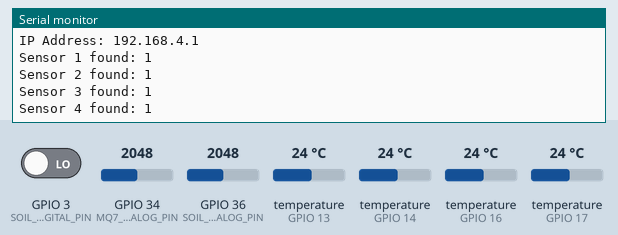
Recording of a sketch running on a simulated ESP32. Parts: the last lines printed to the serial monitor. The inputs (shaded band) are chosen by the test bench; at power-on: temperature (sensors on GPIO 13, GPIO 14, GPIO 16, GPIO 17) 24 °C, GPIO 34 (MQ7_ANALOG_PIN) = 2048, GPIO 36 (SOIL_MOISTURE_ANALOG_PIN) = 2048, GPIO 3 (SOIL_MOISTURE_DIGITAL_PIN) LOW.

Above: at 1.2 s.
1.3 s: temperature (sensor on GPIO 13) set to 12 °C
At 6.2 s:
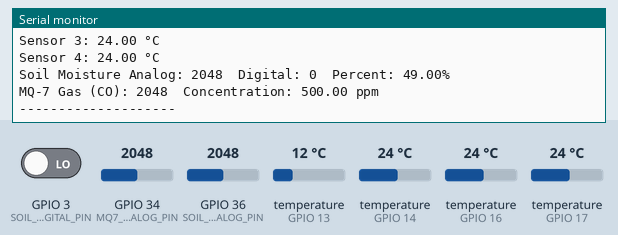
6.5 s: temperature (sensor on GPIO 14) set to 12 °C
8.0 s: temperature (sensor on GPIO 16) set to 12 °C
9.5 s: temperature (sensor on GPIO 17) set to 12 °C
11.0 s: GPIO 34 (MQ7_ANALOG_PIN) set to 1960
At 12.2 s:
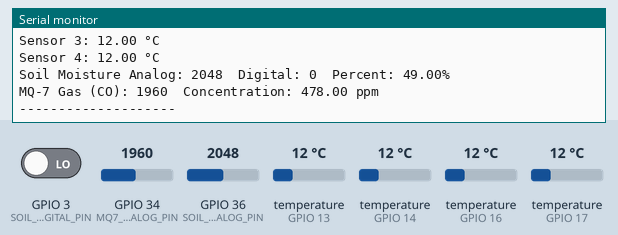
12.5 s: GPIO 36 (SOIL_MOISTURE_ANALOG_PIN) set to 1960
At 14.8 s:
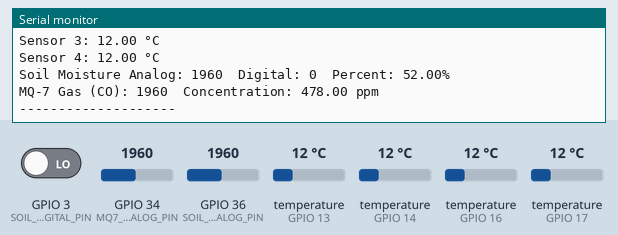
Timing chart, 0 to 15.0 s (numbered marks = the images above; inputs shaded):
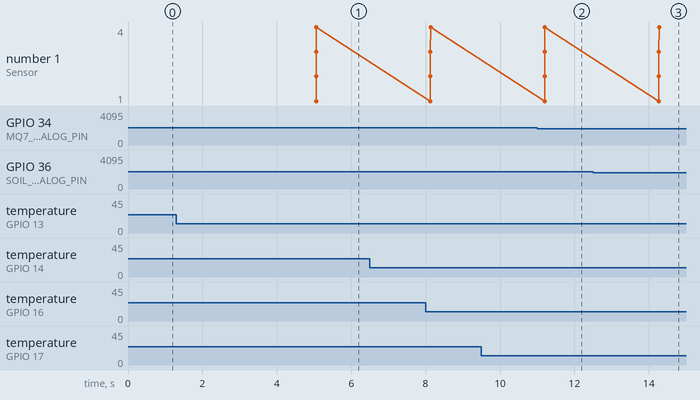

The sketch:

riceesp32.ino
```cpp
#include <WiFi.h>
#include <WebServer.h>
#include <OneWire.h>
#include <DallasTemperature.h>

const char* ssid = "Rice Monitoring";
const char* password = "12345678";

// Pin definitions for temperature sensors
#define ONE_WIRE_BUS_1 13
#define ONE_WIRE_BUS_2 14
#define ONE_WIRE_BUS_3 16
#define ONE_WIRE_BUS_4 17

// Pin definitions for soil moisture sensor
#define SOIL_MOISTURE_ANALOG_PIN 36  // A0 on ESP32 (ADC1_CHANNEL_0, GPIO 36)
#define SOIL_MOISTURE_DIGITAL_PIN 3  // Digital pin 3

// Pin definition for MQ-7 gas sensor
#define MQ7_ANALOG_PIN 34  // ADC1_CHANNEL_6, GPIO 34

OneWire oneWire1(ONE_WIRE_BUS_1);
OneWire oneWire2(ONE_WIRE_BUS_2);
OneWire oneWire3(ONE_WIRE_BUS_3);
OneWire oneWire4(ONE_WIRE_BUS_4);

DallasTemperature sensors1(&oneWire1);
DallasTemperature sensors2(&oneWire2);
DallasTemperature sensors3(&oneWire3);
DallasTemperature sensors4(&oneWire4);

WebServer server(80);

void setup() {
  Serial.begin(115200);

  // Setup WiFi Access Point
  WiFi.softAP(ssid, password);
  Serial.println("Access Point Started");
  Serial.print("IP Address: ");
  Serial.println(WiFi.softAPIP());

  // Initialize temperature sensors
  sensors1.begin();
  sensors2.begin();
  sensors3.begin();
  sensors4.begin();

  // Check if temperature sensors are connected
  Serial.print("Sensor 1 found: ");
  Serial.println(sensors1.getDeviceCount());
  Serial.print("Sensor 2 found: ");
  Serial.println(sensors2.getDeviceCount());
  Serial.print("Sensor 3 found: ");
  Serial.println(sensors3.getDeviceCount());
  Serial.print("Sensor 4 found: ");
  Serial.println(sensors4.getDeviceCount());

  // Setup pins for soil moisture sensor
  pinMode(SOIL_MOISTURE_DIGITAL_PIN, INPUT);

  // Setup web server route
  server.on("/sensors", HTTP_GET, []() {
    // Read temperature sensors
    sensors1.requestTemperatures();
    sensors2.requestTemperatures();
    sensors3.requestTemperatures();
    sensors4.requestTemperatures();

    float temperature1 = sensors1.getTempCByIndex(0);
    float temperature2 = sensors2.getTempCByIndex(0);
    float temperature3 = sensors3.getTempCByIndex(0);
    float temperature4 = sensors4.getTempCByIndex(0);

    // Read soil moisture sensor
    int soilMoistureAnalog = analogRead(SOIL_MOISTURE_ANALOG_PIN);
    int soilMoistureDigital = digitalRead(SOIL_MOISTURE_DIGITAL_PIN);

    // Map soil moisture analog value to a percentage (0-100)
    // Assuming 0 (dry) to 4095 (wet) for ESP32's 12-bit ADC
    float soilMoisturePercent = map(soilMoistureAnalog, 4095, 0, 0, 100);

    // Read MQ-7 gas sensor
    int mq7Value = analogRead(MQ7_ANALOG_PIN);
    // Map MQ-7 value to a range (e.g., 0-1000 ppm for CO concentration)
    // This is a simplified mapping; you may need to calibrate based on your sensor
    float mq7Concentration = map(mq7Value, 0, 4095, 0, 1000);

    // Create response string
    String response = String(temperature1) + "," +
                     String(temperature2) + "," +
                     String(temperature3) + "," +
                     String(temperature4) + "," +
                     String(soilMoisturePercent) + "," +
                     String(mq7Concentration);

    server.send(200, "text/plain", response);
  });
  server.begin();
}

void loop() {
  server.handleClient();

  // Continuously read and print sensor data
  static unsigned long lastRead = 0;
  if (millis() - lastRead > 2000) { // Read every 2 seconds
    lastRead = millis();

    // Read temperature sensors
    sensors1.requestTemperatures();
    sensors2.requestTemperatures();
    sensors3.requestTemperatures();
    sensors4.requestTemperatures();

    float temperature1 = sensors1.getTempCByIndex(0);
    float temperature2 = sensors2.getTempCByIndex(0);
    float temperature3 = sensors3.getTempCByIndex(0);
    float temperature4 = sensors4.getTempCByIndex(0);

    // Read soil moisture sensor
    int soilMoistureAnalog = analogRead(SOIL_MOISTURE_ANALOG_PIN);
    int soilMoistureDigital = digitalRead(SOIL_MOISTURE_DIGITAL_PIN);
    float soilMoisturePercent = map(soilMoistureAnalog, 4095, 0, 0, 100);

    // Read MQ-7 gas sensor
    int mq7Value = analogRead(MQ7_ANALOG_PIN);
    float mq7Concentration = map(mq7Value, 0, 4095, 0, 1000);

    // Print temperature readings
    Serial.println("Current Temperatures:");
    Serial.print("Sensor 1: ");
    if (temperature1 != DEVICE_DISCONNECTED_C) {
      Serial.print(temperature1);
      Serial.println(" °C");
    } else {
      Serial.println("Error");
    }

    Serial.print("Sensor 2: ");
    if (temperature2 != DEVICE_DISCONNECTED_C) {
      Serial.print(temperature2);
      Serial.println(" °C");
    } else {
      Serial.println("Error");
    }

    Serial.print("Sensor 3: ");
    if (temperature3 != DEVICE_DISCONNECTED_C) {
      Serial.print(temperature3);
      Serial.println(" °C");
    } else {
      Serial.println("Error");
    }

    Serial.print("Sensor 4: ");
    if (temperature4 != DEVICE_DISCONNECTED_C) {
      Serial.print(temperature4);
      Serial.println(" °C");
    } else {
      Serial.println("Error");
    }

    // Print soil moisture readings
    Serial.print("Soil Moisture Analog: ");
    Serial.print(soilMoistureAnalog);
    Serial.print("  Digital: ");
    Serial.print(soilMoistureDigital);
    Serial.print("  Percent: ");
    Serial.print(soilMoisturePercent);
    Serial.println("%");

    // Print MQ-7 gas readings
    Serial.print("MQ-7 Gas (CO): ");
    Serial.print(mq7Value);
    Serial.print("  Concentration: ");
    Serial.print(mq7Concentration);
    Serial.println(" ppm");

    Serial.println("--------------------");
  }
}
```

Measured:
- after the input at 1.3 s, the serial monitor: prints a new line after 3.8 s (image 1)
- after the input at 11.0 s, the serial monitor: prints a new line after 0.21 s (image 2)
- after the input at 12.5 s, the serial monitor: prints a new line after 1.8 s (image 3)
